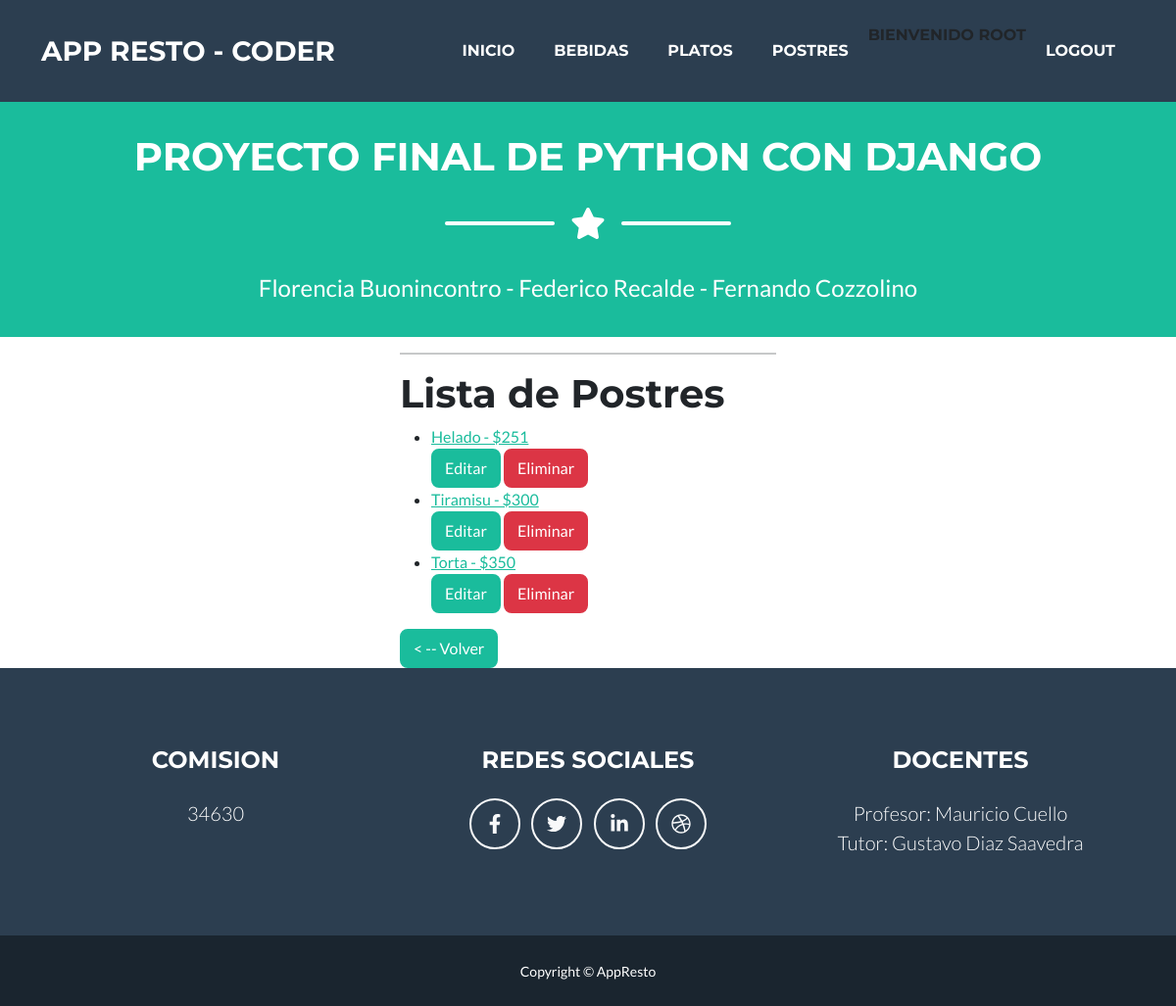
The app's page /postres_list (signed in), older data.
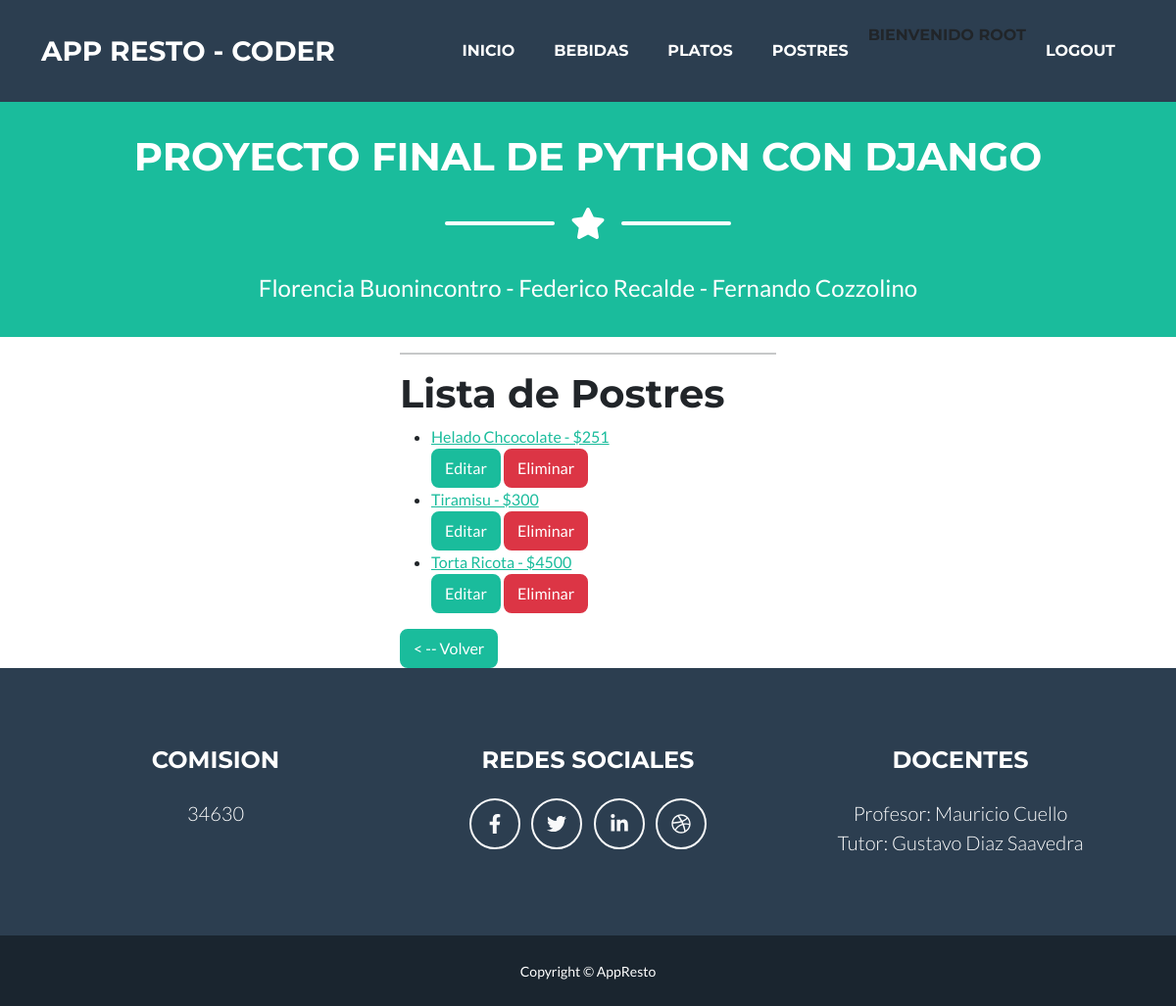
The same page, newer data.
### AppResto/models.py (models this page shows)
class Postre(models.Model):
    postre =  models.CharField(max_length=50)
    precio =  models.IntegerField()
    def __str__(self):
        return f'{self.postre} - ${self.precio}'

### AppResto/views.py (the view)
# urls.py: path('postres_list', PostreList.as_view(), name='Postre_list'),
class PostreList(LoginRequiredMixin, ListView):
    model = Postre
    template_name = 'postres_list.html'
    context_object_name = "postres"

### AppResto/templates/postres_list.html
{% extends 'padre.html' %}
{% load static %}
{% block contenidoDinamico %}
<h1> Lista de Postres </h1>
<ul>
    {% for postre in postres %}
        <li>
            <a href="{% url 'DetallePostre' postre.id %}">
                {{postre}}
            </a>
        </li>
        <div>
            <a href="{% url 'ActualizaPostre' postre.id %}" class="btn btn-primary" role="button">Editar</a>
            <a href="{% url 'EliminaPostre' postre.id  %}" class="btn btn-danger" role="button">Eliminar</a>
        </div>
    {% endfor %}
</ul>
<a href="{% url 'Postres' %}" class="btn btn-primary" role="button">< -- Volver</a>
{% endblock contenidoDinamico %}

Row changes from the older to the newer data that the page shows:
removed Postre: postre+precio "Torta - $350"
changed Postre: postre+precio "Helado - $251" → "Helado Chcocolate - $251"
added Postre: postre+precio "Torta Ricota - $4500"
